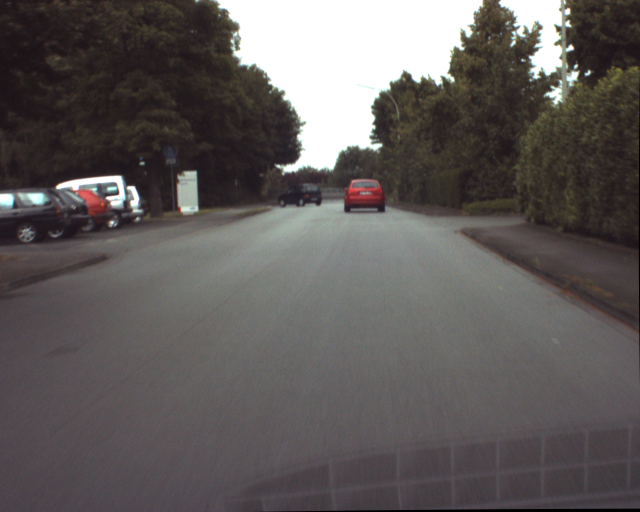
%> input picture ur_c_s_03a_01_L_0376.png, 1280 x 1024 px (shown at 1/2 size)
$ octave main.m   (GNU Octave 9; MATLAB toolbox functions it lacks are replaced by stand-ins)
%> lines starting %> are read from the running program, lines starting %| are printed output that depends on the picture
%%%%%%%%%%%%%%%%%%%%%%%%%%%%%%%%%%%%%%%%%%%%%%%%%%%%%%%%%%%%%%%%%%%%%%%%%%%%%%%%%%%%%%%%%%%%%%%%%%%%%%%%%%%%%%%%%%%%%%
%
%                                            UNIVERSIT DEGLI STUDI DI GENOVA
%                                           COMPUTER VISION: SECOND ASSIGNMENT
%                                                Giacomo Lugano S5400573
%                                              Claudio Tomaiuolo S5630055
%
%%%%%%%%%%%%%%%%%%%%%%%%%%%%%%%%%%%%%%%%%%%%%%%%%%%%%%%%%%%%%%%%%%%%%%%%%%%%%%%%%%%%%%%%%%%%%%%%%%%%%%%%%%%%%%%%%%%%%%

% upload images:
picture(:,:,1) = double(im2gray(imread("ur_c_s_03a_01_L_0376.png")));
%> picture: size 1024x1280 double; min 0, max 255, mean 92.1
picture(:,:,2) = double(im2gray(imread("ur_c_s_03a_01_L_0377.png")));
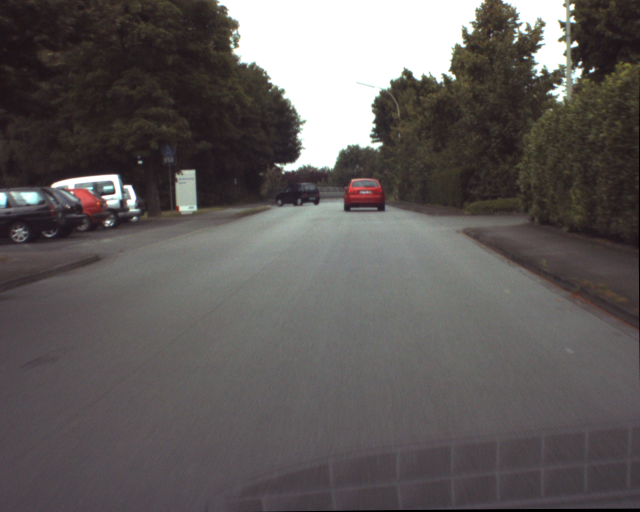
%> input picture ur_c_s_03a_01_L_0377.png, 1280 x 1024 px (shown at 1/2 size)
picture(:,:,3) = double(im2gray(imread("ur_c_s_03a_01_L_0378.png")));
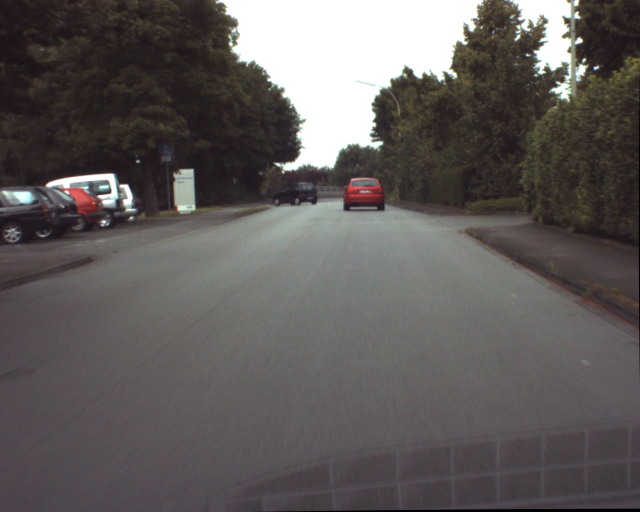
%> input picture ur_c_s_03a_01_L_0378.png, 1280 x 1024 px (shown at 1/2 size)
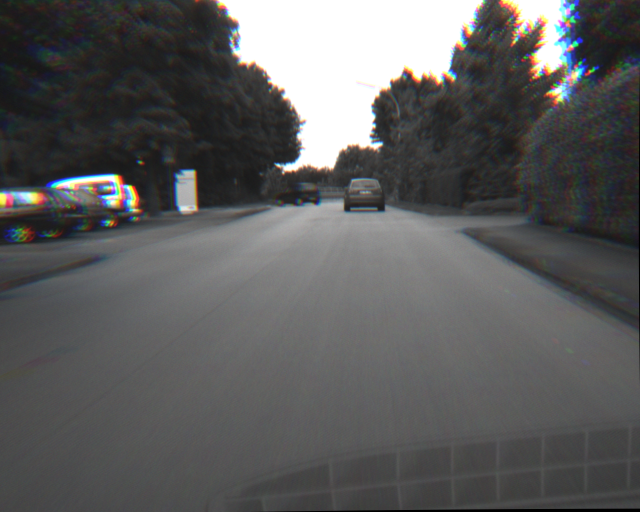
%> picture: size 1024x1280x3 double (shown at 1/2 size); mean R, G, B 92.1, 92.2, 92.4
picture(:,:,4) = double(im2gray(imread("ur_c_s_03a_01_L_0379.png")));
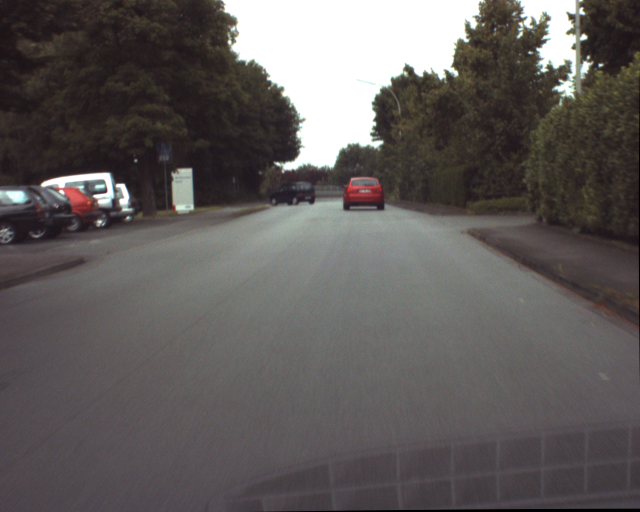
%> input picture ur_c_s_03a_01_L_0379.png, 1280 x 1024 px (shown at 1/2 size)
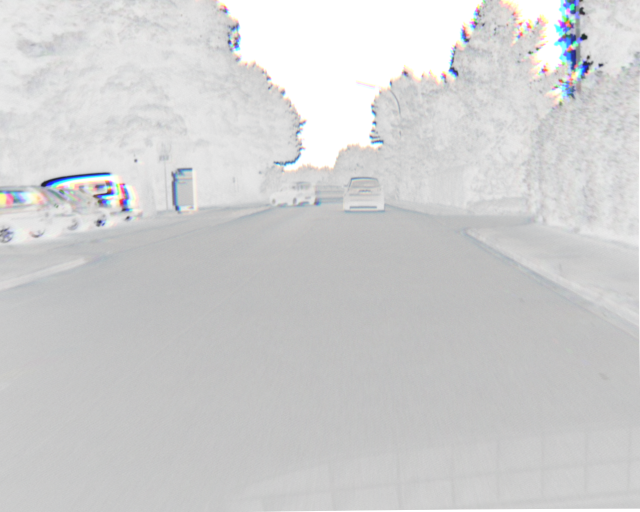
%> picture: size 1024x1280x4 double (shown at 1/2 size); mean R, G, B, A 92.1, 92.2, 92.4, 92.7; transparent parts drawn white
picture(:,:,5) = double(im2gray(imread("ur_c_s_03a_01_L_0380.png")));
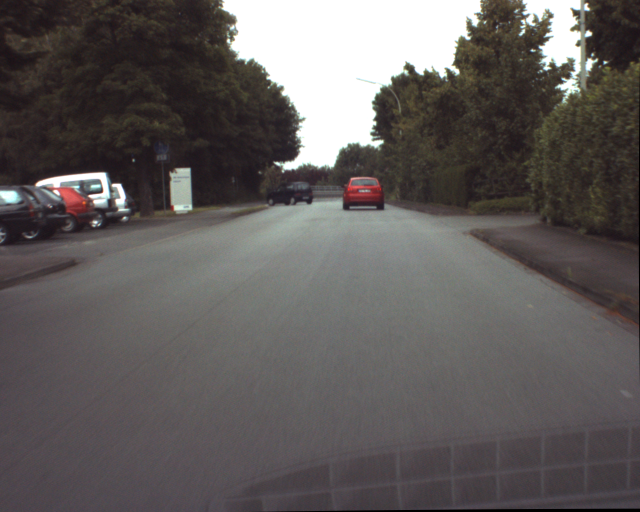
%> input picture ur_c_s_03a_01_L_0380.png, 1280 x 1024 px (shown at 1/2 size)
picture(:,:,6) = double(im2gray(imread("ur_c_s_03a_01_L_0381.png")));
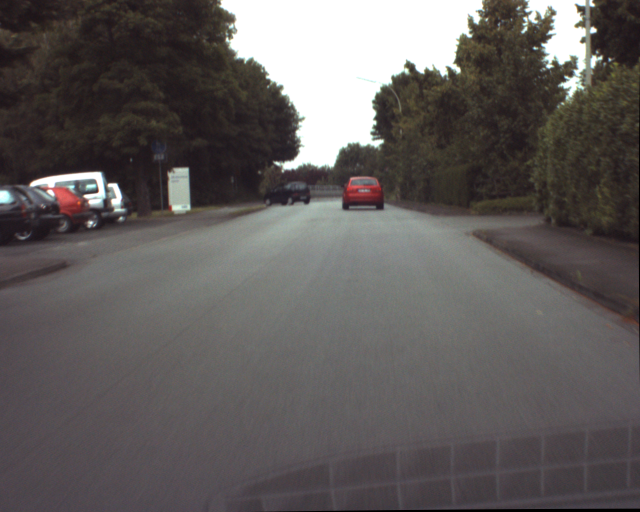
%> input picture ur_c_s_03a_01_L_0381.png, 1280 x 1024 px (shown at 1/2 size)

%> (the run ends here)
